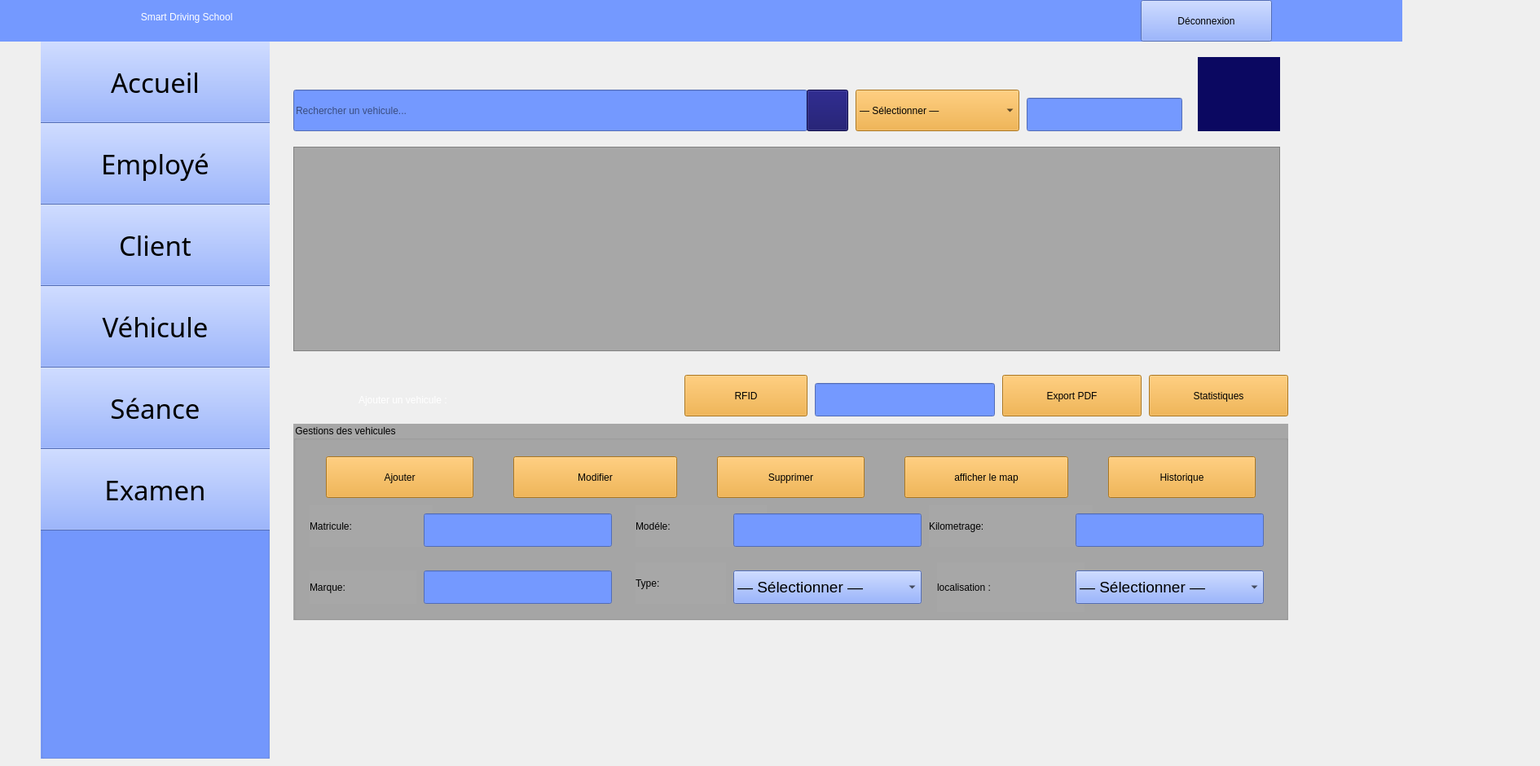
    <widget class="QWidget" name="vehicule">
     <widget class="QLabel" name="label_108">
      <property name="geometry">
       <rect>
        <x>-160</x>
        <y>-10</y>
        <width>1881</width>
        <height>61</height>
       </rect>
      </property>
      <property name="styleSheet">
       <string notr="true">color: rgb(255, 255, 255);
background-color: rgb(116, 153, 255);
font: 24pt &quot;Segoe UI Symbol&quot;;</string>
      </property>
      <property name="text">
       <string>                                                                                                    Smart Driving School         </string>
      </property>
     </widget>
     <widget class="QGroupBox" name="groupBox_21">
      <property name="geometry">
       <rect>
        <x>50</x>
        <y>30</y>
        <width>281</width>
        <height>901</height>
       </rect>
      </property>
      <property name="styleSheet">
       <string notr="true">background-color: rgb(116, 153, 255);</string>
      </property>
      <property name="title">
       <string/>
      </property>
      <widget class="QPushButton" name="pushButton120">
       <property name="geometry">
        <rect>
         <x>-20</x>
         <y>20</y>
         <width>321</width>
         <height>101</height>
        </rect>
       </property>
       <property name="font">
        <font>
         <family>Romantic</family>
         <pointsize>25</pointsize>
         <italic>false</italic>
         <bold>false</bold>
        </font>
       </property>
       <property name="styleSheet">
        <string notr="true">background-color: rgb(116, 153, 255);
font: 25pt &quot;Romantic&quot;;</string>
       </property>
       <property name="text">
        <string>Accueil</string>
       </property>
       <property name="icon">
        <iconset theme="QIcon::ThemeIcon::GoHome"/>
       </property>
       <property name="iconSize">
        <size>
         <width>35</width>
         <height>35</height>
        </size>
       </property>
      </widget>
      <widget class="QPushButton" name="pushButton121">
       <property name="geometry">
        <rect>
         <x>-20</x>
         <y>120</y>
         <width>321</width>
         <height>101</height>
        </rect>
       </property>
       <property name="font">
        <font>
         <family>Romantic</family>
         <pointsize>25</pointsize>
         <italic>false</italic>
         <bold>false</bold>
        </font>
       </property>
       <property name="styleSheet">
        <string notr="true">background-color: rgb(116, 153, 255);
font: 25pt &quot;Romantic&quot;;</string>
       </property>
       <property name="text">
        <string>Employé</string>
       </property>
       <property name="icon">
        <iconset resource="ressources.qrc">
         <normaloff>:/images/46db9ee3d4b3323457222bb8db7f3b42.png</normaloff>:/images/46db9ee3d4b3323457222bb8db7f3b42.png</iconset>
       </property>
       <property name="iconSize">
        <size>
         <width>45</width>
         <height>45</height>
        </size>
       </property>
      </widget>
      <widget class="QPushButton" name="pushButton122">
       <property name="geometry">
        <rect>
         <x>-20</x>
         <y>220</y>
         <width>321</width>
         <height>101</height>
        </rect>
       </property>
       <property name="font">
        <font>
         <family>Romantic</family>
         <pointsize>25</pointsize>
         <italic>false</italic>
         <bold>false</bold>
        </font>
       </property>
       <property name="styleSheet">
        <string notr="true">background-color: rgb(116, 153, 255);
font: 25pt &quot;Romantic&quot;;</string>
       </property>
       <property name="text">
        <string>Client</string>
       </property>
       <property name="icon">
        <iconset resource="ressources.qrc">
         <normaloff>:/images/0527f41904e77feddb97e532fe74d08f.png</normaloff>:/images/0527f41904e77feddb97e532fe74d08f.png</iconset>
       </property>
       <property name="iconSize">
        <size>
         <width>40</width>
         <height>40</height>
        </size>
       </property>
      </widget>
      <widget class="QPushButton" name="pushButton123">
       <property name="geometry">
        <rect>
         <x>-20</x>
         <y>320</y>
         <width>321</width>
         <height>101</height>
        </rect>
       </property>
       <property name="font">
        <font>
         <family>Romantic</family>
         <pointsize>25</pointsize>
         <italic>false</italic>
         <bold>false</bold>
        </font>
       </property>
       <property name="styleSheet">
        <string notr="true">background-color: rgb(116, 153, 255);
font: 25pt &quot;Romantic&quot;;</string>
       </property>
       <property name="text">
        <string>Véhicule</string>
       </property>
       <property name="icon">
        <iconset resource="ressources.qrc">
         <normaloff>:/images/cbad98069fae8d5554390bd40b0b561c.png</normaloff>:/images/cbad98069fae8d5554390bd40b0b561c.png</iconset>
       </property>
       <property name="iconSize">
        <size>
         <width>60</width>
         <height>60</height>
        </size>
       </property>
      </widget>
      <widget class="QPushButton" name="pushButton124">
       <property name="geometry">
        <rect>
         <x>-20</x>
         <y>420</y>
         <width>321</width>
         <height>101</height>
        </rect>
       </property>
       <property name="font">
        <font>
         <family>Romantic</family>
         <pointsize>25</pointsize>
         <italic>false</italic>
         <bold>false</bold>
        </font>
       </property>
       <property name="styleSheet">
        <string notr="true">background-color: rgb(116, 153, 255);
font: 25pt &quot;Romantic&quot;;</string>
       </property>
       <property name="text">
        <string>Séance</string>
       </property>
       <property name="icon">
        <iconset resource="ressources.qrc">
         <normaloff>:/images/c53651e2209ddb3281ed3a114fae2cfb.png</normaloff>:/images/c53651e2209ddb3281ed3a114fae2cfb.png</iconset>
       </property>
       <property name="iconSize">
        <size>
         <width>50</width>
         <height>50</height>
        </size>
       </property>
      </widget>
      <widget class="QPushButton" name="pushButton125">
       <property name="geometry">
        <rect>
         <x>-20</x>
         <y>520</y>
         <width>321</width>
         <height>101</height>
        </rect>
       </property>
       <property name="font">
        <font>
         <family>Romantic</family>
         <pointsize>25</pointsize>
         <italic>false</italic>
         <bold>false</bold>
        </font>
       </property>
       <property name="styleSheet">
        <string notr="true">background-color: rgb(116, 153, 255);
font: 25pt &quot;Romantic&quot;;</string>
       </property>
       <property name="text">
        <string>Examen</string>
       </property>
       <property name="icon">
        <iconset resource="ressources.qrc">
         <normaloff>:/images/7001e00fd5b7f2745c5e91ff547f4763.png</normaloff>:/images/7001e00fd5b7f2745c5e91ff547f4763.png</iconset>
       </property>
       <property name="iconSize">
        <size>
         <width>50</width>
         <height>50</height>
        </size>
       </property>
      </widget>
     </widget>
     <widget class="QLabel" name="label_109">
      <property name="geometry">
       <rect>
        <x>1020</x>
        <y>10</y>
        <width>41</width>
        <height>31</height>
       </rect>
      </property>
      <property name="styleSheet">
       <string notr="true">background-color: rgb(116, 153, 255);</string>
      </property>
      <property name="text">
       <string/>
      </property>
      <property name="pixmap">
       <pixmap resource="ressources.qrc">:/images/image22.png</pixmap>
      </property>
      <property name="scaledContents">
       <bool>true</bool>
      </property>
     </widget>
     <widget class="QLabel" name="label_110">
      <property name="geometry">
       <rect>
        <x>670</x>
        <y>10</y>
        <width>41</width>
        <height>31</height>
       </rect>
      </property>
      <property name="styleSheet">
       <string notr="true">background-color: rgb(116, 153, 255);</string>
      </property>
      <property name="text">
       <string/>
      </property>
      <property name="pixmap">
       <pixmap resource="ressources.qrc">:/images/image22.png</pixmap>
      </property>
      <property name="scaledContents">
       <bool>true</bool>
      </property>
     </widget>
     <widget class="QPushButton" name="pushButton164">
      <property name="geometry">
       <rect>
        <x>1400</x>
        <y>0</y>
        <width>161</width>
        <height>51</height>
       </rect>
      </property>
      <property name="styleSheet">
       <string notr="true">font: 700 11pt &quot;Romantic&quot;;
background-color: rgb(116, 153, 255);</string>
      </property>
      <property name="text">
       <string>Déconnexion</string>
      </property>
     </widget>
     <widget class="QLabel" name="label_111">
      <property name="geometry">
       <rect>
        <x>1470</x>
        <y>70</y>
        <width>101</width>
        <height>91</height>
       </rect>
      </property>
      <property name="styleSheet">
       <string notr="true">background-color: rgb(11, 8, 97);</string>
      </property>
      <property name="text">
       <string/>
      </property>
      <property name="pixmap">
       <pixmap resource="ressources.qrc">:/images/logoc++++.png</pixmap>
      </property>
      <property name="scaledContents">
       <bool>true</bool>
      </property>
     </widget>
     <widget class="QLabel" name="label_48">
      <property name="geometry">
       <rect>
        <x>440</x>
        <y>470</y>
        <width>421</width>
        <height>41</height>
       </rect>
      </property>
      <property name="styleSheet">
       <string notr="true">font: 25pt &quot;Chaparral Pro&quot;;
color: rgb(255, 255, 255);</string>
      </property>
      <property name="text">
       <string>Ajouter un vehicule :</string>
      </property>
     </widget>
     <widget class="QTableView" name="tableVehicule">
      <property name="geometry">
       <rect>
        <x>360</x>
        <y>180</y>
        <width>1211</width>
        <height>251</height>
       </rect>
      </property>
      <property name="styleSheet">
       <string notr="true">background-color: rgb(167, 167, 167);
font: 18pt &quot;Palatino Linotype&quot;;</string>
      </property>
      <attribute name="horizontalHeaderMinimumSectionSize">
       <number>50</number>
      </attribute>
      <attribute name="horizontalHeaderDefaultSectionSize">
       <number>198</number>
      </attribute>
      <attribute name="horizontalHeaderHighlightSections">
       <bool>false</bool>
      </attribute>
      <attribute name="verticalHeaderVisible">
       <bool>false</bool>
      </attribute>
      <attribute name="verticalHeaderMinimumSectionSize">
       <number>30</number>
      </attribute>
      <attribute name="verticalHeaderDefaultSectionSize">
       <number>30</number>
      </attribute>
      <attribute name="verticalHeaderHighlightSections">
       <bool>false</bool>
      </attribute>
     </widget>
     <widget class="QGroupBox" name="groupBox_23">
      <property name="geometry">
       <rect>
        <x>360</x>
        <y>520</y>
        <width>1221</width>
        <height>241</height>
       </rect>
      </property>
      <property name="styleSheet">
       <string notr="true">background-color: rgb(167, 167, 167);

font: 18pt &quot;Palatino Linotype&quot;;</string>
      </property>
      <property name="title">
       <string>Gestions des vehicules</string>
      </property>
      <widget class="QLabel" name="label_49">
       <property name="geometry">
        <rect>
         <x>20</x>
         <y>100</y>
         <width>151</width>
         <height>51</height>
        </rect>
       </property>
       <property name="styleSheet">
        <string notr="true">font: 20pt &quot;Segoe UI&quot;;</string>
       </property>
       <property name="text">
        <string>Matricule:</string>
       </property>
      </widget>
      <widget class="QLabel" name="label_50">
       <property name="geometry">
        <rect>
         <x>20</x>
         <y>180</y>
         <width>131</width>
         <height>41</height>
        </rect>
       </property>
       <property name="styleSheet">
        <string notr="true">font: 20pt &quot;Segoe UI&quot;;</string>
       </property>
       <property name="text">
        <string>Marque:</string>
       </property>
      </widget>
      <widget class="QLabel" name="label_51">
       <property name="geometry">
        <rect>
         <x>420</x>
         <y>100</y>
         <width>161</width>
         <height>51</height>
        </rect>
       </property>
       <property name="styleSheet">
        <string notr="true">font: 20pt &quot;Segoe UI&quot;;</string>
       </property>
       <property name="text">
        <string>Modéle:</string>
       </property>
      </widget>
      <widget class="QLabel" name="label_52">
       <property name="geometry">
        <rect>
         <x>420</x>
         <y>170</y>
         <width>111</width>
         <height>51</height>
        </rect>
       </property>
       <property name="styleSheet">
        <string notr="true">font: 20pt &quot;Segoe UI&quot;;</string>
       </property>
       <property name="text">
        <string>Type:</string>
       </property>
      </widget>
      <widget class="QLabel" name="label_53">
       <property name="geometry">
        <rect>
         <x>780</x>
         <y>100</y>
         <width>201</width>
         <height>51</height>
        </rect>
       </property>
       <property name="styleSheet">
        <string notr="true">font: 20pt &quot;Segoe UI&quot;;</string>
       </property>
       <property name="text">
        <string>Kilometrage:</string>
       </property>
      </widget>
      <widget class="QPushButton" name="ajouterVehicule">
       <property name="geometry">
        <rect>
         <x>40</x>
         <y>40</y>
         <width>181</width>
         <height>51</height>
        </rect>
       </property>
       <property name="styleSheet">
        <string notr="true">font: 16pt &quot;Palatino Linotype&quot;;
background-color: rgb(241, 165, 40);
</string>
       </property>
       <property name="text">
        <string>Ajouter</string>
       </property>
       <property name="icon">
        <iconset theme="QIcon::ThemeIcon::ListAdd"/>
       </property>
      </widget>
      <widget class="QLineEdit" name="lineEdit_marque">
       <property name="geometry">
        <rect>
         <x>160</x>
         <y>180</y>
         <width>231</width>
         <height>41</height>
        </rect>
       </property>
       <property name="styleSheet">
        <string notr="true">background-color: rgb(116, 153, 255);</string>
       </property>
      </widget>
      <widget class="QLineEdit" name="lineEdit_kilometrage">
       <property name="geometry">
        <rect>
         <x>960</x>
         <y>110</y>
         <width>231</width>
         <height>41</height>
        </rect>
       </property>
       <property name="styleSheet">
        <string notr="true">background-color: rgb(116, 153, 255);</string>
       </property>
      </widget>
      <widget class="QLineEdit" name="lineEdit_modele">
       <property name="geometry">
        <rect>
         <x>540</x>
         <y>110</y>
         <width>231</width>
         <height>41</height>
        </rect>
       </property>
       <property name="styleSheet">
        <string notr="true">background-color: rgb(116, 153, 255);</string>
       </property>
      </widget>
      <widget class="QLineEdit" name="lineEdit_matricule">
       <property name="geometry">
        <rect>
         <x>160</x>
         <y>110</y>
         <width>231</width>
         <height>41</height>
        </rect>
       </property>
       <property name="styleSheet">
        <string notr="true">background-color: rgb(116, 153, 255);</string>
       </property>
      </widget>
      <widget class="QComboBox" name="comboBox_add_typeVehicule">
       <property name="geometry">
        <rect>
         <x>540</x>
         <y>180</y>
         <width>231</width>
         <height>41</height>
        </rect>
       </property>
       <property name="font">
        <font>
         <family>Segoe UI</family>
         <pointsize>14</pointsize>
         <italic>false</italic>
         <bold>false</bold>
        </font>
       </property>
       <property name="styleSheet">
        <string notr="true">font: 14pt &quot;Segoe UI&quot;;
background-color: rgb(116, 153, 255);</string>
       </property>
       <property name="currentText">
        <string notr="true">— Sélectionner —</string>
       </property>
       <item>
        <property name="text">
         <string>— Sélectionner —</string>
        </property>
       </item>
       <item>
        <property name="text">
         <string>Automatique</string>
        </property>
       </item>
       <item>
        <property name="text">
         <string>Manuelle</string>
        </property>
       </item>
       <item>
        <property name="text">
         <string>Moto</string>
        </property>
       </item>
      </widget>
      <widget class="QLabel" name="label_145">
       <property name="geometry">
        <rect>
         <x>790</x>
         <y>170</y>
         <width>181</width>
         <height>61</height>
        </rect>
       </property>
       <property name="styleSheet">
        <string notr="true">font: 20pt &quot;Segoe UI&quot;;</string>
       </property>
       <property name="text">
        <string>localisation :</string>
       </property>
      </widget>
      <widget class="QComboBox" name="comboBox_add_localisation">
       <property name="geometry">
        <rect>
         <x>960</x>
         <y>180</y>
         <width>231</width>
         <height>41</height>
        </rect>
       </property>
       <property name="font">
        <font>
         <family>Segoe UI</family>
         <pointsize>14</pointsize>
         <italic>false</italic>
         <bold>false</bold>
        </font>
       </property>
       <property name="styleSheet">
        <string notr="true">font: 14pt &quot;Segoe UI&quot;;
background-color: rgb(116, 153, 255);</string>
       </property>
       <property name="currentText">
        <string notr="true">— Sélectionner —</string>
       </property>
       <item>
        <property name="text">
         <string>— Sélectionner —</string>
        </property>
       </item>
       <item>
        <property name="text">
         <string>tunis</string>
        </property>
       </item>
       <item>
        <property name="text">
         <string>sousse</string>
        </property>
       </item>
       <item>
        <property name="text">
         <string>bizerte</string>
        </property>
       </item>
      </widget>
      <widget class="QPushButton" name="supprimerVehicule">
       <property name="geometry">
        <rect>
         <x>520</x>
         <y>40</y>
         <width>181</width>
         <height>51</height>
        </rect>
       </property>
       <property name="styleSheet">
        <string notr="true">font: 18pt &quot;Palatino Linotype&quot;;
background-color: rgb(241, 165, 40);
</string>
       </property>
       <property name="text">
        <string>Supprimer</string>
       </property>
       <property name="icon">
        <iconset theme="QIcon::ThemeIcon::EditDelete"/>
       </property>
      </widget>
      <widget class="QPushButton" name="modifierVehicule">
       <property name="geometry">
        <rect>
         <x>270</x>
         <y>40</y>
         <width>201</width>
         <height>51</height>
        </rect>
       </property>
       <property name="styleSheet">
        <string notr="true">font: 18pt &quot;Palatino Linotype&quot;;
background-color: rgb(241, 165, 40);
</string>
       </property>
       <property name="text">
        <string>Modifier</string>
       </property>
       <property name="icon">
        <iconset theme="QIcon::ThemeIcon::MailMessageNew"/>
       </property>
      </widget>
      <widget class="QPushButton" name="btn_mapVehicule">
       <property name="geometry">
        <rect>
         <x>750</x>
         <y>40</y>
         <width>201</width>
         <height>51</height>
        </rect>
       </property>
       <property name="styleSheet">
        <string notr="true">font: 16pt &quot;Palatino Linotype&quot;;
background-color: rgb(241, 165, 40);
</string>
       </property>
       <property name="text">
        <string>afficher le map</string>
       </property>
      </widget>
      <widget class="QPushButton" name="btnHistorique">
       <property name="geometry">
        <rect>
         <x>1000</x>
         <y>40</y>
         <width>181</width>
         <height>51</height>
        </rect>
       </property>
       <property name="styleSheet">
        <string notr="true">font: 16pt &quot;Palatino Linotype&quot;;
background-color: rgb(241, 165, 40);
</string>
       </property>
       <property name="text">
        <string>Historique</string>
       </property>
       <property name="icon">
        <iconset theme="QIcon::ThemeIcon::AppointmentNew"/>
       </property>
      </widget>
     </widget>
     <widget class="QLineEdit" name="lineEdit_rechercheVehicule">
      <property name="geometry">
       <rect>
        <x>360</x>
        <y>110</y>
        <width>631</width>
        <height>51</height>
       </rect>
      </property>
      <property name="styleSheet">
       <string notr="true">background-color: rgb(116, 153, 255);
color: rgb(0, 0, 0);</string>
      </property>
      <property name="placeholderText">
       <string>Rechercher un vehicule...</string>
      </property>
     </widget>
     <widget class="QPushButton" name="pushButton_3">
      <property name="geometry">
       <rect>
        <x>990</x>
        <y>110</y>
        <width>51</width>
        <height>51</height>
       </rect>
      </property>
      <property name="styleSheet">
       <string notr="true">background-color: rgb(11, 8, 97);</string>
      </property>
      <property name="text">
       <string/>
      </property>
      <property name="icon">
       <iconset resource="ressources.qrc">
        <normaloff>:/images/6e37486260355404fdb81003a7d71b05.png</normaloff>:/images/6e37486260355404fdb81003a7d71b05.png</iconset>
      </property>
      <property name="iconSize">
       <size>
        <width>70</width>
        <height>70</height>
       </size>
      </property>
     </widget>
     <widget class="QLabel" name="label_207">
      <property name="geometry">
       <rect>
        <x>350</x>
        <y>430</y>
        <width>81</width>
        <height>81</height>
       </rect>
      </property>
      <property name="text">
       <string/>
      </property>
      <property name="pixmap">
       <pixmap resource="ressources.qrc">:/images/d1fac1931c956c908f6b183e39097a88.png</pixmap>
      </property>
      <property name="scaledContents">
       <bool>true</bool>
      </property>
     </widget>
     <widget class="QComboBox" name="comboBox_triVehicule">
      <property name="geometry">
       <rect>
        <x>1050</x>
        <y>110</y>
        <width>201</width>
        <height>51</height>
       </rect>
      </property>
      <property name="styleSheet">
       <string notr="true">font: 15pt &quot;Segoe UI&quot;;
background-color: rgb(241, 165, 40);
</string>
      </property>
      <item>
       <property name="text">
        <string>— Sélectionner —</string>
       </property>
      </item>
      <item>
       <property name="text">
        <string>Matricule croissant (0–9)
</string>
       </property>
      </item>
      <item>
       <property name="text">
        <string>Matricule décroissant (9–0)
</string>
       </property>
      </item>
      <item>
       <property name="text">
        <string>Marque A-Z</string>
       </property>
      </item>
      <item>
       <property name="text">
        <string>Marque Z-A</string>
       </property>
      </item>
     </widget>
     <widget class="QPushButton" name="btn_exportVehiculePDF">
      <property name="geometry">
       <rect>
        <x>1230</x>
        <y>460</y>
        <width>171</width>
        <height>51</height>
       </rect>
      </property>
      <property name="styleSheet">
       <string notr="true">font: 16pt &quot;Palatino Linotype&quot;;
background-color: rgb(241, 165, 40);
</string>
      </property>
      <property name="text">
       <string>Export PDF</string>
      </property>
      <property name="icon">
       <iconset theme="QIcon::ThemeIcon::DocumentOpen"/>
      </property>
     </widget>
     <widget class="QPushButton" name="pushButton162">
      <property name="geometry">
       <rect>
        <x>1410</x>
        <y>460</y>
        <width>171</width>
        <height>51</height>
       </rect>
      </property>
      <property name="styleSheet">
       <string notr="true">font: 16pt &quot;Palatino Linotype&quot;;
background-color: rgb(241, 165, 40);
</string>
      </property>
      <property name="text">
       <string>Statistiques</string>
      </property>
      <property name="icon">
       <iconset resource="ressources.qrc">
        <normaloff>:/images/statistic-icon-design-free-vector.png</normaloff>:/images/statistic-icon-design-free-vector.png</iconset>
      </property>
      <property name="iconSize">
       <size>
        <width>25</width>
        <height>25</height>
       </size>
      </property>
     </widget>
     <widget class="QLineEdit" name="label_statut_arduino">
      <property name="geometry">
       <rect>
        <x>1000</x>
        <y>470</y>
        <width>221</width>
        <height>41</height>
       </rect>
      </property>
      <property name="styleSheet">
       <string notr="true">background-color: rgb(116, 153, 255);</string>
      </property>
     </widget>
     <widget class="QPushButton" name="bouton_connect_arduino">
      <property name="geometry">
       <rect>
        <x>840</x>
        <y>460</y>
        <width>151</width>
        <height>51</height>
       </rect>
      </property>
      <property name="styleSheet">
       <string notr="true">font: 16pt &quot;Palatino Linotype&quot;;
background-color: rgb(241, 165, 40);
</string>
      </property>
      <property name="text">
       <string>RFID</string>
      </property>
      <property name="icon">
       <iconset theme="QIcon::ThemeIcon::ContactNew"/>
      </property>
     </widget>
     <widget class="QLineEdit" name="lcdDisplay">
      <property name="geometry">
       <rect>
        <x>1260</x>
        <y>120</y>
        <width>191</width>
        <height>41</height>
       </rect>
      </property>
      <property name="styleSheet">
       <string notr="true">background-color: rgb(116, 153, 255);</string>
      </property>
     </widget>
     <zorder>groupBox_21</zorder>
     <zorder>label_108</zorder>
     <zorder>label_109</zorder>
     <zorder>label_110</zorder>
     <zorder>pushButton164</zorder>
     <zorder>label_111</zorder>
     <zorder>label_48</zorder>
     <zorder>groupBox_23</zorder>
     <zorder>lineEdit_rechercheVehicule</zorder>
     <zorder>pushButton_3</zorder>
     <zorder>label_207</zorder>
     <zorder>comboBox_triVehicule</zorder>
     <zorder>tableVehicule</zorder>
     <zorder>btn_exportVehiculePDF</zorder>
     <zorder>pushButton162</zorder>
     <zorder>label_statut_arduino</zorder>
     <zorder>bouton_connect_arduino</zorder>
     <zorder>lcdDisplay</zorder>
    </widget>
